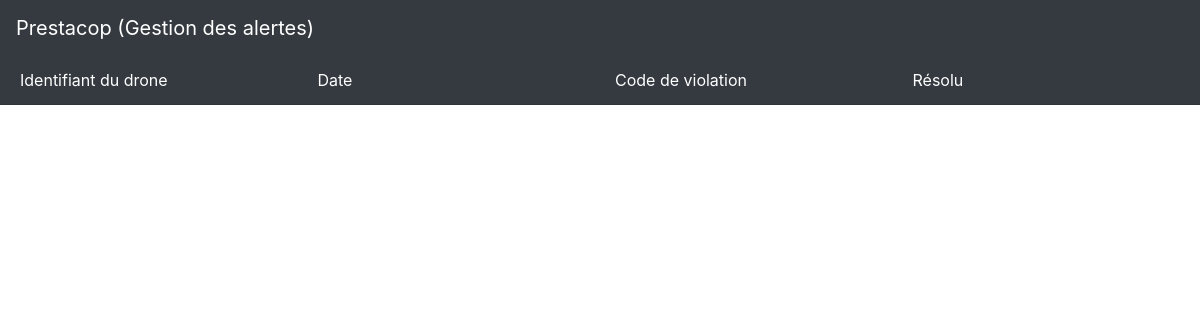
/polls/, run on an earlier commit of the app's database.
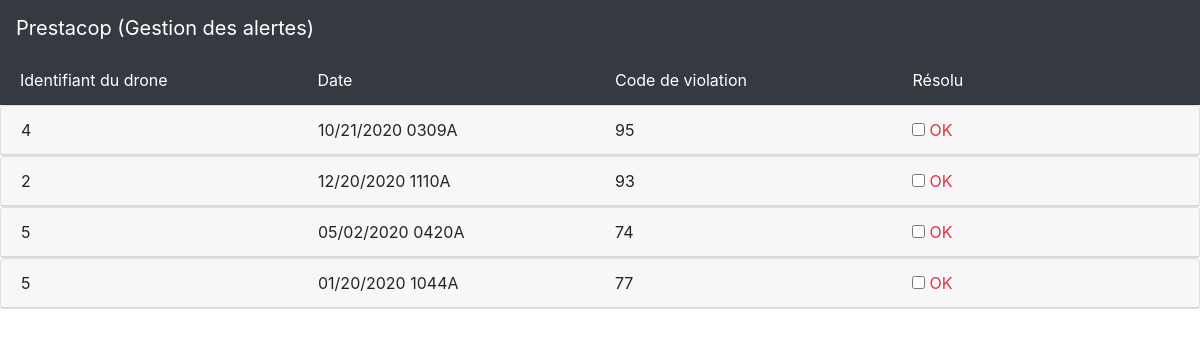
And on a later commit of the database.
### polls/models.py (models this page shows)
class Message(models.Model):
    time = models.CharField(max_length=200)
    address = models.CharField(max_length=200)
    plate_id = models.CharField(max_length=200)
    violation_code = models.CharField(max_length=200)
    drone_id = models.IntegerField()

### polls/views.py (the view)
# urls.py: path('', views.index, name='index'),
def index(request):
    alert_list = Message.objects.all()
    context = {'alert_list': alert_list}
    return render(request, 'index.html', context)

### polls/templates/index.html (shortened to what this page needs)
<!DOCTYPE html>
<html lang="en">
<head>
    <link rel="stylesheet" href="https://maxcdn.bootstrapcdn.com/bootstrap/4.0.0/css/bootstrap.min.css"
>
</head>
<body>
    <nav class="navbar navbar-dark bg-dark">
        <a class="navbar-brand" href="#">Prestacop (Gestion des alertes)</a>
    </nav>
    <div class="card-header bg-dark text-white" id="headingOne">
        <div class="row">
            <div class="col s4">Identifiant du drone</div>
            <div class="col s4">Date</div>
            <div class="col s4">Code de violation</div>
            <div class="col s4">Résolu</div>
        </div>
    </div>
    <div id="accordion">
        {% for alert in alert_list %}
        <div class="card">
            <div class="card-header" id="headingOne" data-toggle="collapse" data-target="#collapseOne{{ alert.id}}"
                aria-expanded="true" aria-controls="collapseOne">
                <div class="row">
                    <div class="col s4">{{ alert.drone_id}}</div>
                    <div class="col s4">{{ alert.time}}</div>
                    <div class="col s4">{{ alert.violation_code}}</div>
                    <div class="col s4">
                        <input type="checkbox" class="buttonCheck">
                        <span class="text-danger"> OK </span>
                    </div>
                </div>
            </div>
        </div>
        {% endfor %}
    </div>
</body>
</html>

What changed in the data, as far as the page shows it:
added Message: drone_id "4", time "10/21/2020 0309A", violation_code "95"
added Message: drone_id "2", time "12/20/2020 1110A", violation_code "93"
added Message: drone_id "5", time "05/02/2020 0420A", violation_code "74"
added Message: drone_id "5", time "01/20/2020 1044A", violation_code "77"
